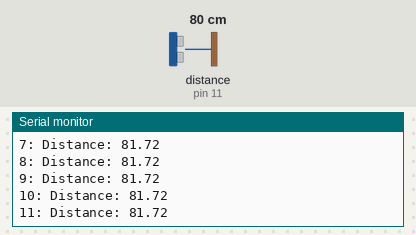
Recording of a sketch running on a simulated Arduino Uno, built with avr-gcc and run on an emulated ATmega328P. Parts: the last lines printed to the serial monitor. Wiring (inferred from the names in the program): ultrasonic range finder: trigger pin 12; echo pin 11. The inputs (shaded band) are chosen by the test bench; at power-on: distance to the obstacle (sensor on pin 11) 80 cm. The echo pulse lasts 58.3 µs per cm.

Above: at 1.2 s.
1.3 s: distance to the obstacle (sensor on pin 11) set to 2 cm
At 1.38 s:
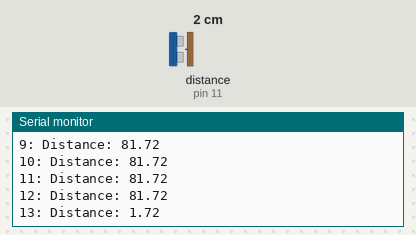
2.8 s: distance to the obstacle (sensor on pin 11) set to 4 cm
At 2.8 s:
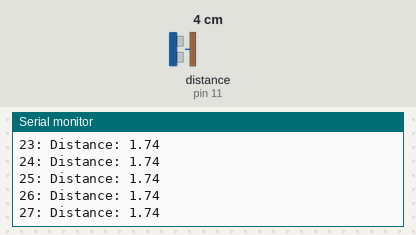
4.3 s: distance to the obstacle (sensor on pin 11) set to 299 cm
At 4.32 s:
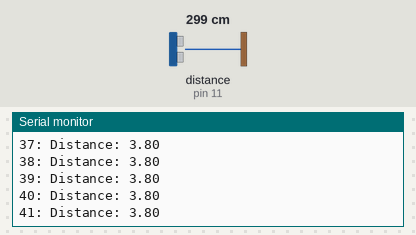
Timing chart, 0 to 7.3 s (numbered marks = the images above; inputs shaded):
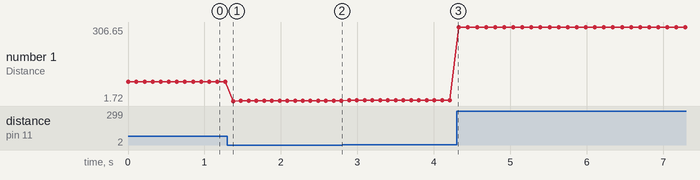

Measured:
- after the input at 1.3 s, the serial monitor: prints a new line after 0.08 s (image 1)
- plotted number 1: 81.72 → 1.74 after the input at 1.3 s, 1.74 → 3.8 after the input at 2.8 s

The sketch:

nhom1.ino
```cpp
#define TRIG_PIN 12
#define ECHO_PIN 11
#define SAMPLE_INTERVAL_US 30
#define TEMPERATURE 32
#define HUMIDITY 79

int count=0;

float calcSpeedOfSound(){
  return 331.45f+0.606718f*TEMPERATURE+(0.0094208f+0.000077074f*TEMPERATURE)*HUMIDITY;
}

float SPEED_OF_SOUND=calcSpeedOfSound();

struct KalmanFilter{
  float q,r,x,p,k;

  void begin(float processNoise,float measureNoise,float initValue){
    q=processNoise;
    r=measureNoise;
    x=initValue;
    p=1.0f;
  }

  float filter(float value){
    p+=q;
    k=p/(p+r);
    x=x+k*(value-x);
    p=(1.0f-k)*p;
    return x;
  }
};

KalmanFilter kf;

void setup(){
  Serial.begin(9600);
  pinMode(TRIG_PIN,OUTPUT);
  pinMode(ECHO_PIN,INPUT);
}

void loop(){
  float distance=readDistance();
  Serial.print(count);
  Serial.print(": Distance: ");
  Serial.println(distance);
  count++;
  delay(100);
}

float readDistance(){
  uint32_t duration=getEchoTime();
  return SPEED_OF_SOUND*duration*0.5e-4;
}

void test_1(uint8_t sampleCount){
  float data[sampleCount];
  float total=0;

  for(uint8_t i=0;i<sampleCount;i++){
    float distance=readDistance();
    data[i]=distance;
    total+=distance;
    delayMicroseconds(SAMPLE_INTERVAL_US);
  }

  float average=total/sampleCount;
  float variance=0;

  for(uint8_t i=0;i<sampleCount;i++){
    variance+=(data[i]-average)*(data[i]-average);
  }

  float deviation=sqrt(variance/sampleCount);

  Serial.print("Avg = ");
  Serial.print(average);
  Serial.print(" | Standard Deviation = ");
  Serial.println(deviation);
}

void test_2(uint8_t sampleCount,float referenceDistance){
  float data[sampleCount];
  float total=0;
  uint8_t validSamples=0;

  for(uint8_t i=0;i<sampleCount;i++){
    uint32_t duration=getEchoTime();

    if(duration==0){
      data[i]=-1;
    }else{
      float distance=SPEED_OF_SOUND*duration*0.5e-4;
      data[i]=distance;
      total+=distance;
      validSamples++;
    }

    delayMicroseconds(SAMPLE_INTERVAL_US);
  }

  if(validSamples==0){
    Serial.println("Avg = 0 | Standard Deviation = 0 | Error = 0 | Valid Rate = 0%");
    return;
  }

  float average=total/validSamples;
  float variance=0;

  for(uint8_t i=0;i<sampleCount;i++){
    if(data[i]!=-1){
      variance+=(data[i]-average)*(data[i]-average);
    }
  }

  float deviation=sqrt(variance/validSamples);
  float error=average-referenceDistance;
  float validRate=(float)validSamples*100.0f/sampleCount;

  Serial.print("Avg = ");
  Serial.print(average);
  Serial.print(" | Standard Deviation = ");
  Serial.print(deviation);
  Serial.print(" | Error = ");
  Serial.print(error);
  Serial.print(" | Valid Rate = ");
  Serial.print(validRate);
  Serial.println("%");
}

void test_3(){}

uint32_t getEchoTime(){
  digitalWrite(TRIG_PIN,LOW);
  delayMicroseconds(2);
  digitalWrite(TRIG_PIN,HIGH);
  delayMicroseconds(5);
  digitalWrite(TRIG_PIN,LOW);
  return pulseIn(ECHO_PIN,HIGH,30000);
}

uint32_t medianFilter(uint32_t arr[],uint8_t size){
  if(size==0)return 0;

  for(uint8_t i=1;i<size;i++){
    uint32_t temp=arr[i];
    int8_t j=i-1;

    while(j>=0&&arr[j]>temp){
      arr[j+1]=arr[j];
      j--;
    }

    arr[j+1]=temp;
  }

  return arr[size/2];
}
```
